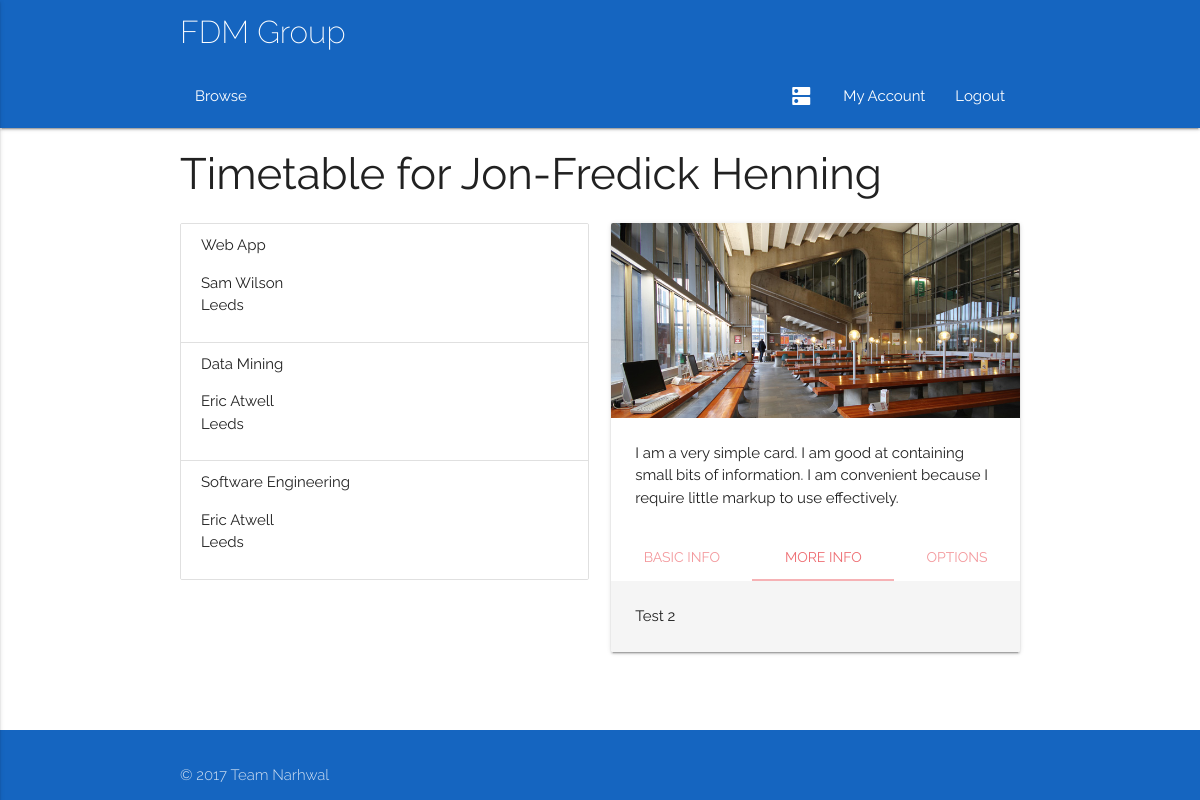
The app's page /timetable (signed in) with its own data.
### app/models.py (models this page shows, shortened)
class User(db.Model):
	__tablename__ = 'User'
	userID = db.Column(db.Integer, primary_key = True)
	name = db.Column(db.String(100))
	username = db.Column(db.String(100))
	email = db.Column(db.String(100))
	password = db.Column(db.String(100))
	type = db.Column(db.String(100))
	__mapper_args__ = {
		'polymorphic_identity': 'base',
		'polymorphic_on': type
	}

class Class(db.Model):
	__tablename__ = 'Class'
	classID = db.Column(db.Integer, primary_key = True)
	coursePoint = db.Column(db.Integer, db.ForeignKey('Course.courseID'))
	course = db.relationship("Course", foreign_keys = [coursePoint])
	courseID = db.Column(db.Integer)
	title = db.Column(db.String(100))
	description = db.Column(db.String(100))
	capacity = db.Column(db.Integer)
	startDate = db.Column(db.DateTime)
	duration = db.Column(db.Integer)
	endDate = db.Column(db.DateTime)
	reqFac = db.Column(db.String(100), default = 'None')
	preTrain = relationship("Class")
	parent_id = Column(db.Integer, ForeignKey('Class.classID'))
	locationPoint = db.Column(db.Integer, db.ForeignKey('Room.roomID'))
	location = db.relationship("Room", foreign_keys = [locationPoint])
	trainerPoint = db.Column(db.Integer, db.ForeignKey('Trainer.trainerID'))
	trainer = db.relationship("Trainer", foreign_keys = [trainerPoint])
	attendanceList = db.relationship('Delegate', secondary = association_table)
	waitList = db.relationship('Delegate', secondary = waiting_table)

class Room(db.Model):
	__tablename__ = 'Room'
	roomID = db.Column(db.Integer, primary_key = True)
	capacity = db.Column(db.Integer)
	roomType = db.Column(db.String(100))
	roomCode = db.Column(db.String(100))
	building = db.Column(db.String(100))
	location = db.Column(db.String(100))
	facilities = db.Column(db.String(100))
	picURL = db.Column(db.String(100))
	accessRating = db.Column(db.String(100))

### app/views.py (the view)
@app.route('/timetable')
@login_required
def timetable():
    if current_user.type != 'Delegate':
        abort(403)
    classList = current_user.classList
    return render_template('timetable.html', title='Timetable', classList=classList)

### app/views.py (called while the page is built)
@login_manager.user_loader
def load_user(id):
    return models.User.query.get(id)

### app/templates/timetable.html (shortened to what this page needs)
{% extends "base.html" %} {% block content %}
<div class="container">
    <div>
        {% if current_user.is_authenticated %}
        <h3>Timetable for {{ current_user.name }}</h3> {% endif %}
        <div class="row">
            <div class="col s6 m6 l6">
                <ul class="collection">
                    {% for item in classList %}
                    <li class="collection-item ">
                        <span class="title">{{item.title}}</span>
                        <p>{{item.trainer.name}}<br> {{item.location.location}}<br>
                        </p>
                    </li>
                    {% endfor %}
            </div>
            <div class="col s6 m6 l6">
                <div class="card">
                    <div class="card-image">
                        <img src="{{url_for('static', filename = 'images/rs.jpg')}}">
                    </div>
                    <div class="card-content">
                        <p>I am a very simple card. I am good at containing small bits of information. I am convenient because I require little markup to use effectively.</p>
                    </div>
                    <div class="card-tabs">
                        <ul class="tabs tabs-fixed-width">
                            <li class="tab"><a href="#test4">Basic Info</a></li>
                            <li class="tab"><a class="active" href="#test5">More Info</a></li>
                            <li class="tab"><a href="#test6">Options</a></li>
                        </ul>
                    </div>
                    <div class="card-content grey lighten-4">
                        <div id="test5">Test 2</div>
                    </div>
                </div>
            </div>
        </div>
    </div>
</div>
{% endblock %}

### app/templates/base.html (shortened to what this page needs)
<!DOCTYPE html>
<html>
<head>
    <link type="text/css" rel="stylesheet" href="{{ url_for( 'static', filename = 'css/materialize.min.css')}}" media="screen,projection">
    <link type="text/css" rel="stylesheet" href="{{url_for ('static', filename = 'css/style.css')}}">
</head>
<body class="Site">
    <nav class="nav-extended blue darken-3">
        <div class="container">
            <div class="nav-wrapper">
                <a href="/" class="brand-logo">FDM Group</a>
            </div>
            <div class="nav-wrapper">
                <ul id="nav-mobile center" class="left hide-on-med-and-down">
                    <li><a href="sass.html">Browse</a></li>
                </ul>
                <ul id="nav-mobile center" class="right">
                    {% if current_user.is_authenticated and current_user.type == 'Delegate'%}
                    <li><a href='/timetable'><i class="large material-icons">dns</i></a></li>
                    <li><a href='/myaccount'>My Account</a></li>
                    <li><a href='/logout'>Logout</a></li>
                    {% elif current_user.is_authenticated and current_user.type == 'Trainer'%}
                    <li><a href='/timetable'><i class="large material-icons">dns</i></a></li>
                    <li><a href='/myaccount'>My Account</a></li>
                    <li><a href='/logout'>Logout</a></li>
                    {% elif current_user.is_authenticated and current_user.type == 'Admin'%}
                    <li><a href='/adminoptions'>Admin Tools</a></li>
                    <li><a href='/logout'>Logout</a></li>
                    {% else %}
                    <li><a href="/login">Sign In</a></li>
                    {% endif %}
                </ul>
            </div>
        </div>
    </nav>
    <main class="Site-content">
        {% block content %} {% endblock %}
    </main>
    <footer class="page-footer blue darken-3">
        <div class="footer-copyright blue darken-3">
            <div class="container">
                © 2017 Team Narhwal
            </div>
        </div>
    </footer>
</body>
</html>

### app/static/css/style.css (style rules this page uses)
html { font-family: 'Raleway', sans-serif; }
.Site { display: flex; min-height: 100vh; flex-direction: column; }
.Site-content { flex: 1 0 auto; }
.brand-logo { font-weight: 200 !important; }

### records on screen
User: name "Jon-Fredick Henning"
Class: title "Web App", trainer.name "Sam Wilson", location.location "Leeds"
Class: title "Data Mining", trainer.name "Eric Atwell", location.location "Leeds"
Class: title "Software Engineering", trainer.name "Eric Atwell", location.location "Leeds"
